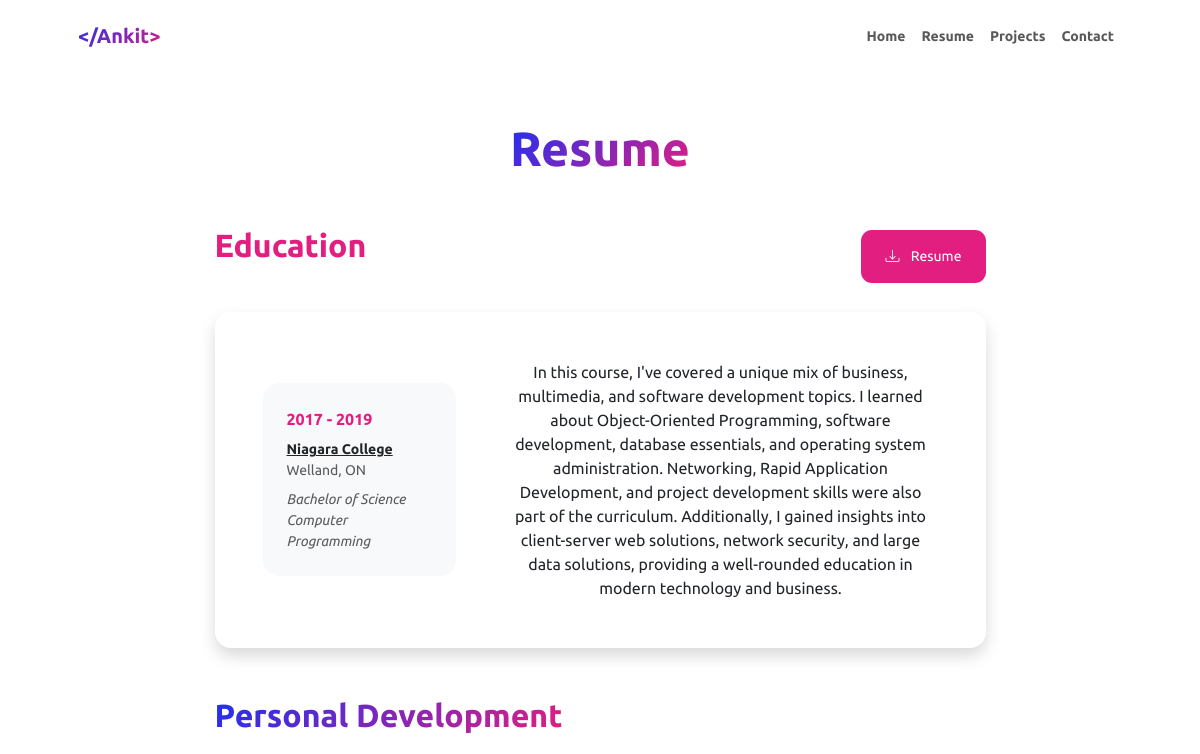
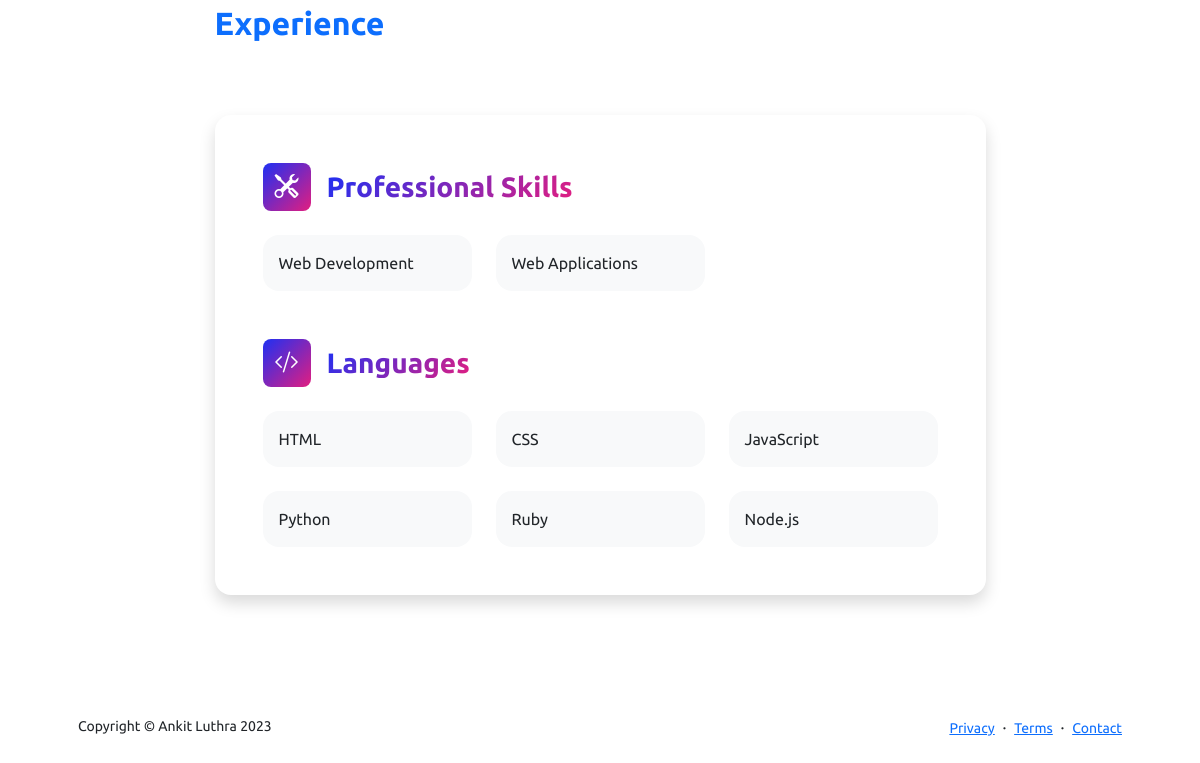
The app's page /resume, older data (2 pictures, top to bottom).
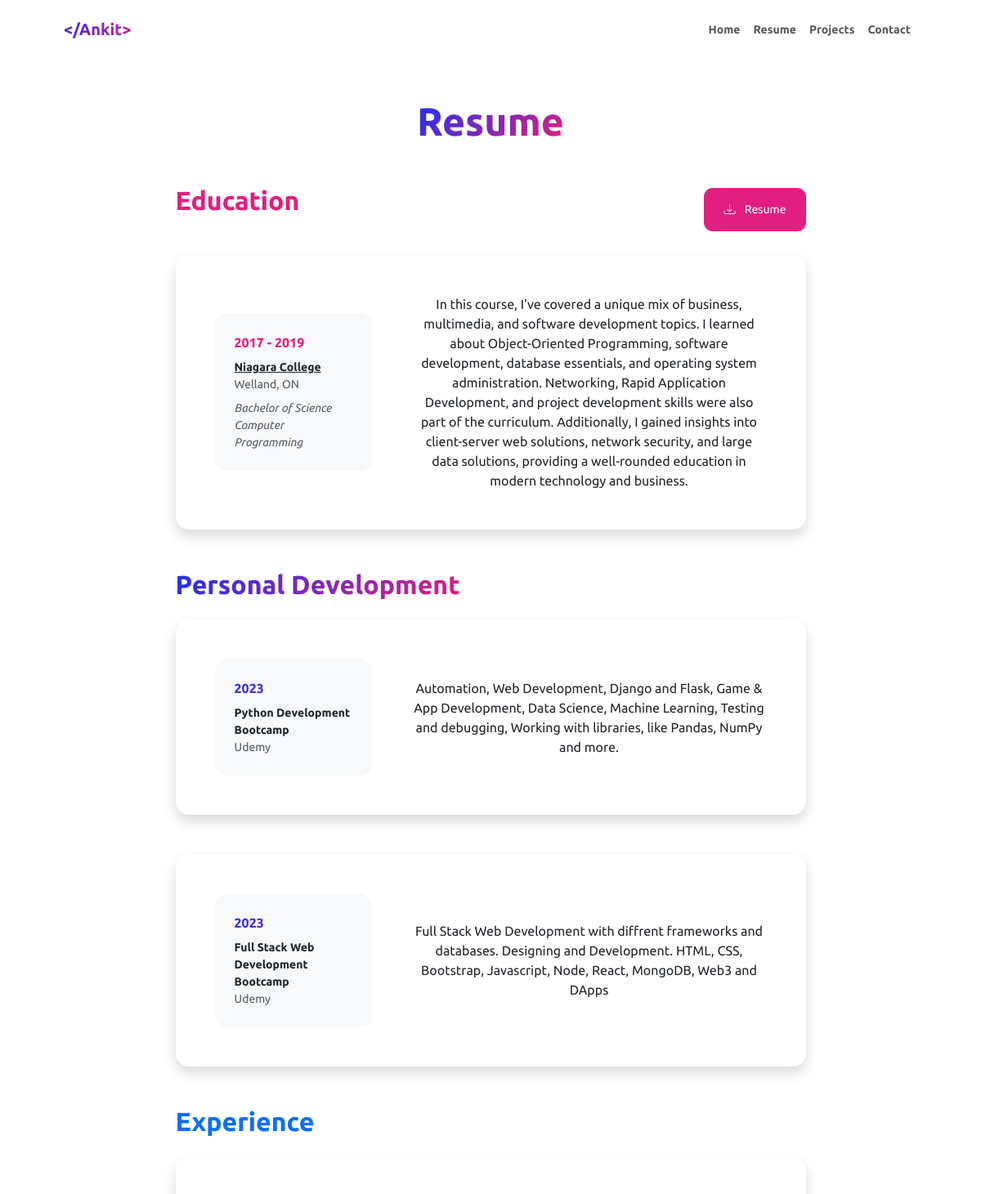
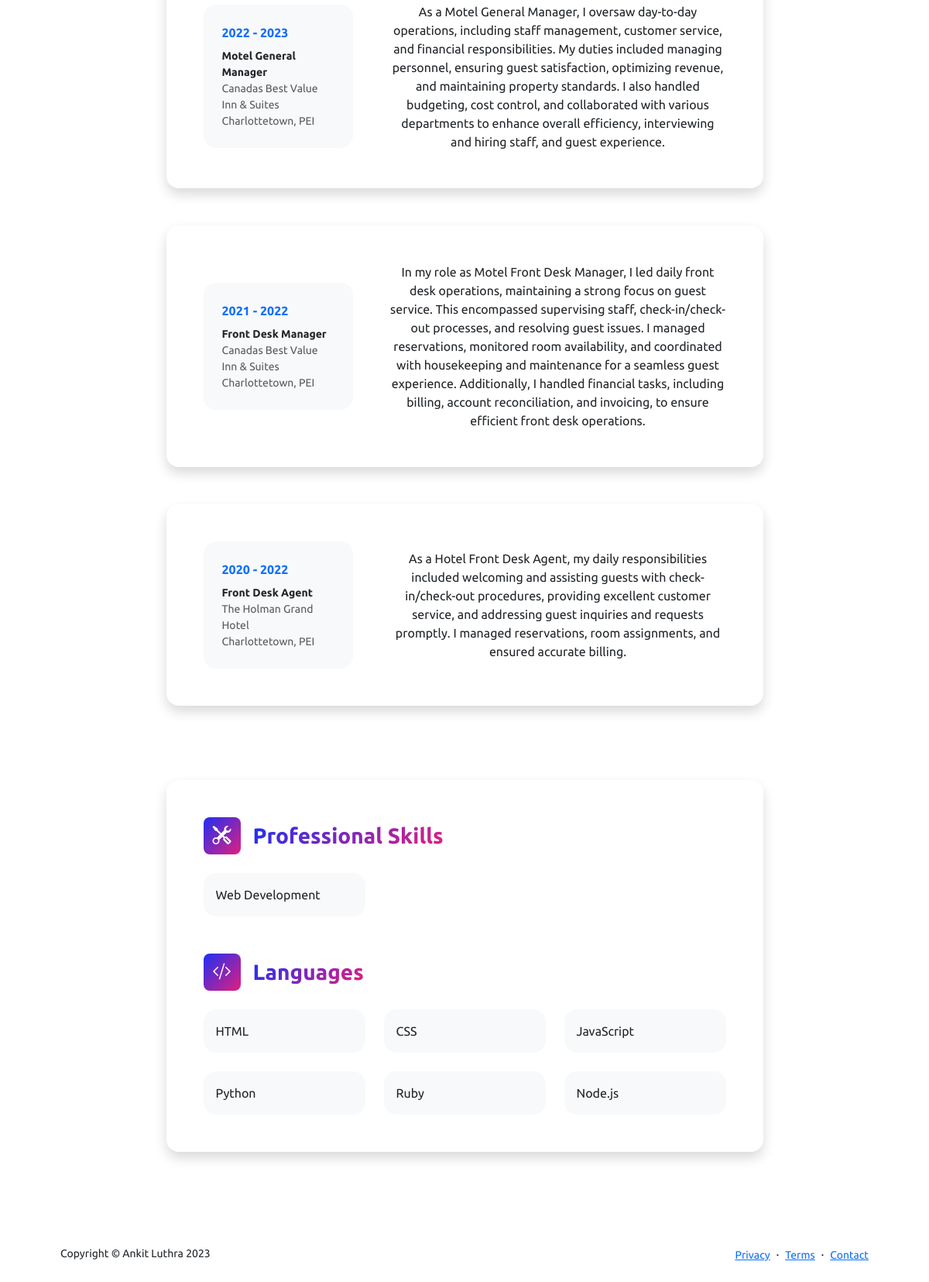
The same page, newer data (2 pictures, top to bottom).
### main.py (models this page shows)
class Education(db.Model):
    id = db.Column(db.Integer, primary_key=True, unique=True, nullable=False)
    from_date = db.Column(db.String(50), nullable=False)
    to_date = db.Column(db.String(50), nullable=False)
    college_name = db.Column(db.String(255), nullable=False)
    city = db.Column(db.String(100), nullable=False)
    province = db.Column(db.String(100), nullable=False)
    degree = db.Column(db.String(100), nullable=False)
    major = db.Column(db.String(100), nullable=False)
    description = db.Column(db.String(255), nullable=False)

class Info(db.Model):
    id = db.Column(db.Integer, primary_key=True, unique=True, nullable=False)
    skills = db.Column(db.String(255), unique=True, nullable=False)
    programming_languages = db.Column(
        db.String(255), unique=True, nullable=False)
    languages = db.Column(db.String(255), unique=True, nullable=False)
    interests = db.Column(db.String(255), unique=True, nullable=False)

class Courses(db.Model):
    id = db.Column(db.Integer, primary_key=True, unique=True, nullable=False)
    year_completed = db.Column(db.String(50), nullable=False)
    course_name = db.Column(db.String(255), nullable=False)
    provider = db.Column(db.String(255), nullable=False)
    url = db.Column(db.String())
    description = db.Column(db.String(), nullable=False)

class WorkExperience(db.Model):
    id = db.Column(db.Integer, primary_key=True, unique=True, nullable=False)
    company_name = db.Column(db.String(255), nullable=False)
    job_title = db.Column(db.String(255), nullable=False)
    from_date = db.Column(db.String(50), nullable=False)
    to_date = db.Column(db.String(50), nullable=False)
    location = db.Column(db.String(255))
    description = db.Column(db.Text(), nullable=False)

### main.py (the view)
@app.route("/resume")
def resume():
    info_data = Info.query.all()
    education_data = Education.query.all()
    courses_data = Courses.query.all()
    work_experience_data = WorkExperience.query.all()
    return render_template('resume.html', year=current_year, info_data=info_data, education_data=education_data, courses_data=courses_data, work_experience_data=work_experience_data)

### templates/resume.html
{% extends "base.html" %} {% block title %}Resume - Ankit Luthra{% endblock %}
{% block content %}
<div class="container resume-container px-5 my-5">
  <div class="text-center mb-5">
    <h1 class="display-5 fw-bolder mb-0">
      <span class="text-gradient d-inline">Resume</span>
    </h1>
  </div>
  <div class="row gx-5 justify-content-center">
    <div class="col-lg-11 col-xl-9 col-xxl-8">
      <section>
        <div class="d-flex align-items-center justify-content-between mb-4">
          <h2 class="text-secondary fw-bolder mb-4">Education</h2>
          <button class="btn btn-primary btn-resume btn-sm px-4 py-3">
            <a
              href="/static/Resume - Ankit Luthra.pdf"
              target="_blank"
              rel="noopener noreferrer"
              style="text-decoration: none; color: #fff"
              ><div class="d-inline-block bi bi-download me-2"></div>
              Resume</a
            >
          </button>
        </div>
        {% for education in education_data %}
        <div class="card shadow border-0 rounded-4 mb-5">
          <div class="card-body p-5">
            <div class="row align-items-center gx-5">
              <div class="col text-center text-lg-start mb-4 mb-lg-0">
                <div class="bg-light p-4 rounded-4">
                  <div class="text-secondary fw-bolder mb-2">
                    {{education.from_date}} - {{education.to_date}}
                  </div>
                  <div class="mb-2">
                    <div class="small fw-bolder">
                      <a
                        href="https://www.niagaracollege.ca/media/program/programming/#courses"
                        class="no-link-style"
                        >{{ education.college_name }}</a
                      >
                    </div>
                    <div class="small text-muted">
                      {{education.city}}, {{ education.province }}
                    </div>
                  </div>
                  <div class="fst-italic">
                    <div class="small text-muted">{{ education.degree }}</div>
                    <div class="small text-muted">{{ education.major }}</div>
                  </div>
                </div>
              </div>
              <div class="col-lg-8">
                <div>{{ education.description }}</div>
              </div>
            </div>
          </div>
        </div>
        {% endfor %}
      </section>
      <section>
        <div class="d-flex align-items-center justify-content-between mb-4">
          <h2 class="text-primary fw-bolder mb-0 text-gradient">
            Personal Development
          </h2>
        </div>
        {% for courses in courses_data %}
        <div class="card shadow border-0 rounded-4 mb-5">
          <div class="card-body p-5">
            <div class="row align-items-center gx-5">
              <div class="col text-center text-lg-start mb-4 mb-lg-0">
                <div class="bg-light p-4 rounded-4">
                  <div class="text-primary fw-bolder mb-2 text-gradient">
                    {{ courses.year_completed }}
                  </div>
                  <div class="small fw-bolder">{{ courses.course_name }}</div>
                  <div class="small text-muted">{{ courses.provider }}</div>
                </div>
              </div>
              <div class="col-lg-8">
                <div>{{ courses.description }}</div>
              </div>
            </div>
          </div>
        </div>
        {% endfor %}
      </section>
      <section>
        <div class="d-flex align-items-center justify-content-between mb-4">
          <h2 class="text-primary fw-bolder mb-0">Experience</h2>
        </div>
        {% for work_experience in work_experience_data %}
        <div class="card shadow border-0 rounded-4 mb-5">
          <div class="card-body p-5">
            <div class="row align-items-center gx-5">
              <div class="col text-center text-lg-start mb-4 mb-lg-0">
                <div class="bg-light p-4 rounded-4">
                  <div class="text-primary fw-bolder mb-2">
                    {{ work_experience.from_date }} - {{ work_experience.to_date
                    }}
                  </div>
                  <div class="small fw-bolder">
                    {{ work_experience.job_title }}
                  </div>
                  <div class="small text-muted">
                    {{ work_experience.company_name }}
                  </div>
                  <div class="small text-muted">
                    {{ work_experience.location }}
                  </div>
                </div>
              </div>
              <div class="col-lg-8">
                <div>{{ work_experience.description }}</div>
              </div>
            </div>
          </div>
        </div>
        {% endfor %}
      </section>
      <div class="pb-5"></div>
      <section>
        <div class="card shadow border-0 rounded-4 mb-5">
          <div class="card-body p-5">
            <div class="mb-5">
              <div class="d-flex align-items-center mb-4">
                <div
                  class="feature bg-primary bg-gradient-primary-to-secondary text-white rounded-3 me-3"
                >
                  <i class="bi bi-tools"></i>
                </div>
                <h3 class="fw-bolder mb-0">
                  <span class="text-gradient d-inline"
                    >Professional Skills</span
                  >
                </h3>
              </div>
              <div class="row row-cols-1 row-cols-md-3 mb-4">
                {% for info in info_data %}
                <div class="col mb-4 mb-md-0">
                  <div
                    class="d-flex align-items-center bg-light rounded-4 p-3 h-100"
                  >
                    {{ info.skills }}
                  </div>
                </div>
                {% endfor %}
              </div>
            </div>
            <div class="mb-0">
              <div class="d-flex align-items-center mb-4">
                <div
                  class="feature bg-primary bg-gradient-primary-to-secondary text-white rounded-3 me-3"
                >
                  <i class="bi bi-code-slash"></i>
                </div>
                <h3 class="fw-bolder mb-0">
                  <span class="text-gradient d-inline">Languages</span>
                </h3>
              </div>
              <div class="row row-cols-1 row-cols-md-3 mb-4">
                <div class="col mb-4 mb-md-0">
                  <div
                    class="d-flex align-items-center bg-light rounded-4 p-3 h-100"
                  >
                    HTML
                  </div>
                </div>
                <div class="col mb-4 mb-md-0">
                  <div
                    class="d-flex align-items-center bg-light rounded-4 p-3 h-100"
                  >
                    CSS
                  </div>
                </div>
                <div class="col">
                  <div
                    class="d-flex align-items-center bg-light rounded-4 p-3 h-100"
                  >
                    JavaScript
                  </div>
                </div>
              </div>
              <div class="row row-cols-1 row-cols-md-3">
                <div class="col mb-4 mb-md-0">
                  <div
                    class="d-flex align-items-center bg-light rounded-4 p-3 h-100"
                  >
                    Python
                  </div>
                </div>
                <div class="col mb-4 mb-md-0">
                  <div
                    class="d-flex align-items-center bg-light rounded-4 p-3 h-100"
                  >
                    Ruby
                  </div>
                </div>
                <div class="col">
                  <div
                    class="d-flex align-items-center bg-light rounded-4 p-3 h-100"
                  >
                    Node.js
                  </div>
                </div>
              </div>
            </div>
          </div>
        </div>
      </section>
    </div>
  </div>
</div>
{% endblock %}

### templates/base.html (shortened to what this page needs)
<!DOCTYPE html>
<html lang="en">
  <head>
    {% block styles %}
    {{ bootstrap.load_css() }} {% endblock %}
    <link
      href="https://cdn.jsdelivr.net/npm/bootstrap-icons@1.8.1/font/bootstrap-icons.css"
      rel="stylesheet"
    />
    <link
      rel="stylesheet"
      type="text/css"
      href="{{ url_for('static', filename='css/styles.css') }}"
    />
  </head>
  <body>
    <section class="title">
      <div class="container-fluid">
        <nav class="navbar navbar-expand-lg navbar-light bg-white py-3">
          <div class="container px-5">
            <a class="navbar-brand" href="{{url_for('home')}}"
              ><span class="fw-bolder text-primary"> &lt;/Ankit&gt;</span></a
            >
            <div class="navbar-collapse collapse" id="navbarSupportedContent">
              <ul class="navbar-nav ms-auto mb-2 mb-lg-0 small fw-bolder">
                <li class="nav-item">
                  <a class="nav-link" href="{{url_for('home')}}">Home</a>
                </li>
                <li class="nav-item">
                  <a class="nav-link" href="{{url_for('resume')}}">Resume</a>
                </li>
                <li class="nav-item">
                  <a class="nav-link" href="{{url_for('projects')}}"
                    >Projects</a
                  >
                </li>
                <li class="nav-item">
                  <a class="nav-link" href="{{url_for('contact')}}">Contact</a>
                </li>
              </ul>
            </div>
          </div>
        </nav>
      </div>
    </section>
    {% block content %}{% endblock %}
    <footer class="bg-white py-4 mt-auto">
      <div class="container px-5">
        <div
          class="row align-items-center justify-content-between flex-column flex-sm-row"
        >
          <div class="col-auto">
            <div class="small m-0">Copyright © Ankit Luthra {{year}}</div>
          </div>
          <div class="col-auto">
            <a class="small" href="#!">Privacy</a>
            <span class="mx-1">·</span>
            <a class="small" href="#!">Terms</a>
            <span class="mx-1">·</span>
            <a class="small" href="#!">Contact</a>
          </div>
        </div>
      </div>
    </footer>
  </body>
</html>

### static/css/styles.css (style rules this page uses)
:root { --bs-secondary-rgb: 226, 30, 128; }
body { font-family: 'Ubuntu', sans-serif; text-align: center; }
.text-gradient, .navbar-brand { background: #1e30f3; background: linear-gradient(135deg, #1e30f3 0%, #e21e80 100%); -webkit-background-clip: text; -webkit-text-fill-color: transparent; }
.bg-gradient-primary-to-secondary { background: #1e30f3; background: linear-gradient(135deg, #1e30f3 0%, #e21e80 100%); }
.text-secondary { --bs-text-opacity: 1; color: rgba(var(--bs-secondary-rgb), var(--bs-text-opacity)) !important; }
.btn-resume { background-color: rgba(var(--bs-secondary-rgb)); border: none; border-radius: 11px; }
.feature { display: inline-flex; align-items: center; justify-content: center; height: 3rem; width: 3rem; font-size: 1.5rem; }
.no-link-style { color: #212529; }

Row changes from the older to the newer data that the page shows:
removed Info: skills "Web Applications"
added Courses: year_completed "2023", course_name "Python Development Bootcamp", provider "Udemy", description "Automation, Web Development, Django and Flask, Game & App Development, Data Science, Machine Learning, Testing and debugging, Working with libraries, like Pandas, NumPy and more."
added Courses: year_completed "2023", course_name "Full Stack Web Development Bootcamp", provider "Udemy", description "Full Stack Web Development with diffrent frameworks and databases. Designing and Development. HTML, CSS, Bootstrap, Javascript, Node, React, MongoDB, Web3 and DApps"
added WorkExperience: from_date "2022", to_date "2023", job_title "Motel General Manager", company_name "Canadas Best Value Inn & Suites", location "Charlottetown, PEI", description "As a Motel General Manager, I oversaw day-to-day operations, including staff management, customer service, and financial responsibilities. My duties included managing personnel, ensuring guest satisfaction, optimizing revenue, and maintaining property standards. I also handled budgeting, cost control, and collaborated with various departments to enhance overall efficiency, interviewing and hiring staff, and guest experience."
added WorkExperience: from_date "2021", to_date "2022", job_title "Front Desk Manager", company_name "Canadas Best Value Inn & Suites", location "Charlottetown, PEI", description "In my role as Motel Front Desk Manager, I led daily front desk operations, maintaining a strong focus on guest service. This encompassed supervising staff, check-in/check-out processes, and resolving guest issues. I managed reservations, monitored room availability, and coordinated with housekeeping and maintenance for a seamless guest experience. Additionally, I handled financial tasks, including billing, account reconciliation, and invoicing, to ensure efficient front desk operations."
added WorkExperience: from_date "2020", to_date "2022", job_title "Front Desk Agent", company_name "The Holman Grand Hotel", location "Charlottetown, PEI", description "As a Hotel Front Desk Agent, my daily responsibilities included welcoming and assisting guests with check-in/check-out procedures, providing excellent customer service, and addressing guest inquiries and requests promptly. I managed reservations, room assignments, and ensured accurate billing."
